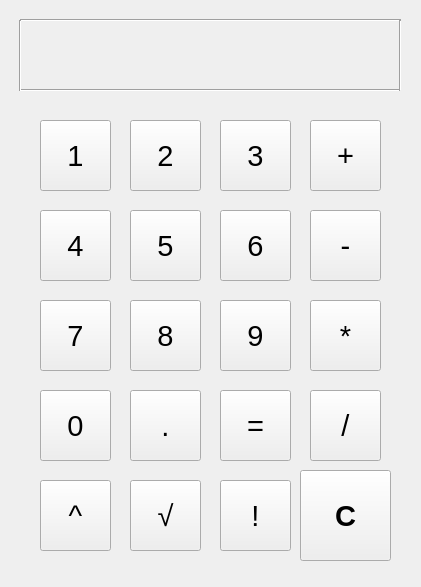
<?xml version="1.0" encoding="UTF-8"?>
<ui version="4.0">
 <class>Form</class>
 <widget class="QWidget" name="Form">
  <property name="geometry">
   <rect>
    <x>0</x>
    <y>0</y>
    <width>421</width>
    <height>587</height>
   </rect>
  </property>
  <property name="windowTitle">
   <string>Form</string>
  </property>
  <widget class="Line" name="line">
   <property name="geometry">
    <rect>
     <x>20</x>
     <y>10</y>
     <width>381</width>
     <height>21</height>
    </rect>
   </property>
   <property name="orientation">
    <enum>Qt::Horizontal</enum>
   </property>
  </widget>
  <widget class="Line" name="line_2">
   <property name="geometry">
    <rect>
     <x>20</x>
     <y>80</y>
     <width>381</width>
     <height>21</height>
    </rect>
   </property>
   <property name="orientation">
    <enum>Qt::Horizontal</enum>
   </property>
  </widget>
  <widget class="Line" name="line_3">
   <property name="geometry">
    <rect>
     <x>390</x>
     <y>20</y>
     <width>21</width>
     <height>71</height>
    </rect>
   </property>
   <property name="orientation">
    <enum>Qt::Vertical</enum>
   </property>
  </widget>
  <widget class="Line" name="line_4">
   <property name="geometry">
    <rect>
     <x>10</x>
     <y>20</y>
     <width>21</width>
     <height>71</height>
    </rect>
   </property>
   <property name="orientation">
    <enum>Qt::Vertical</enum>
   </property>
  </widget>
  <widget class="QPushButton" name="button_1">
   <property name="geometry">
    <rect>
     <x>40</x>
     <y>120</y>
     <width>71</width>
     <height>71</height>
    </rect>
   </property>
   <property name="font">
    <font>
     <pointsize>22</pointsize>
    </font>
   </property>
   <property name="text">
    <string>1</string>
   </property>
  </widget>
  <widget class="QPushButton" name="button_2">
   <property name="geometry">
    <rect>
     <x>130</x>
     <y>120</y>
     <width>71</width>
     <height>71</height>
    </rect>
   </property>
   <property name="font">
    <font>
     <pointsize>22</pointsize>
    </font>
   </property>
   <property name="text">
    <string>2</string>
   </property>
  </widget>
  <widget class="QPushButton" name="button_3">
   <property name="geometry">
    <rect>
     <x>220</x>
     <y>120</y>
     <width>71</width>
     <height>71</height>
    </rect>
   </property>
   <property name="font">
    <font>
     <pointsize>22</pointsize>
    </font>
   </property>
   <property name="text">
    <string>3</string>
   </property>
  </widget>
  <widget class="QPushButton" name="button_plus">
   <property name="geometry">
    <rect>
     <x>310</x>
     <y>120</y>
     <width>71</width>
     <height>71</height>
    </rect>
   </property>
   <property name="font">
    <font>
     <pointsize>22</pointsize>
    </font>
   </property>
   <property name="text">
    <string>+</string>
   </property>
  </widget>
  <widget class="QPushButton" name="button_4">
   <property name="geometry">
    <rect>
     <x>40</x>
     <y>210</y>
     <width>71</width>
     <height>71</height>
    </rect>
   </property>
   <property name="font">
    <font>
     <pointsize>22</pointsize>
    </font>
   </property>
   <property name="text">
    <string>4</string>
   </property>
  </widget>
  <widget class="QPushButton" name="button_5">
   <property name="geometry">
    <rect>
     <x>130</x>
     <y>210</y>
     <width>71</width>
     <height>71</height>
    </rect>
   </property>
   <property name="font">
    <font>
     <pointsize>22</pointsize>
    </font>
   </property>
   <property name="text">
    <string>5</string>
   </property>
  </widget>
  <widget class="QPushButton" name="button_6">
   <property name="geometry">
    <rect>
     <x>220</x>
     <y>210</y>
     <width>71</width>
     <height>71</height>
    </rect>
   </property>
   <property name="font">
    <font>
     <pointsize>22</pointsize>
    </font>
   </property>
   <property name="text">
    <string>6</string>
   </property>
  </widget>
  <widget class="QPushButton" name="button_minus">
   <property name="geometry">
    <rect>
     <x>310</x>
     <y>210</y>
     <width>71</width>
     <height>71</height>
    </rect>
   </property>
   <property name="font">
    <font>
     <pointsize>22</pointsize>
    </font>
   </property>
   <property name="text">
    <string>-</string>
   </property>
  </widget>
  <widget class="QPushButton" name="button_7">
   <property name="geometry">
    <rect>
     <x>40</x>
     <y>300</y>
     <width>71</width>
     <height>71</height>
    </rect>
   </property>
   <property name="font">
    <font>
     <pointsize>22</pointsize>
    </font>
   </property>
   <property name="text">
    <string>7</string>
   </property>
  </widget>
  <widget class="QPushButton" name="button_8">
   <property name="geometry">
    <rect>
     <x>130</x>
     <y>300</y>
     <width>71</width>
     <height>71</height>
    </rect>
   </property>
   <property name="font">
    <font>
     <pointsize>22</pointsize>
    </font>
   </property>
   <property name="text">
    <string>8</string>
   </property>
  </widget>
  <widget class="QPushButton" name="button_9">
   <property name="geometry">
    <rect>
     <x>220</x>
     <y>300</y>
     <width>71</width>
     <height>71</height>
    </rect>
   </property>
   <property name="font">
    <font>
     <pointsize>22</pointsize>
    </font>
   </property>
   <property name="text">
    <string>9</string>
   </property>
  </widget>
  <widget class="QPushButton" name="button_mult">
   <property name="geometry">
    <rect>
     <x>310</x>
     <y>300</y>
     <width>71</width>
     <height>71</height>
    </rect>
   </property>
   <property name="font">
    <font>
     <pointsize>22</pointsize>
    </font>
   </property>
   <property name="text">
    <string>*</string>
   </property>
  </widget>
  <widget class="QPushButton" name="button_0">
   <property name="geometry">
    <rect>
     <x>40</x>
     <y>390</y>
     <width>71</width>
     <height>71</height>
    </rect>
   </property>
   <property name="font">
    <font>
     <pointsize>22</pointsize>
    </font>
   </property>
   <property name="text">
    <string>0</string>
   </property>
  </widget>
  <widget class="QPushButton" name="button_dot">
   <property name="geometry">
    <rect>
     <x>130</x>
     <y>390</y>
     <width>71</width>
     <height>71</height>
    </rect>
   </property>
   <property name="font">
    <font>
     <pointsize>22</pointsize>
    </font>
   </property>
   <property name="text">
    <string>.</string>
   </property>
  </widget>
  <widget class="QPushButton" name="button_equals">
   <property name="geometry">
    <rect>
     <x>220</x>
     <y>390</y>
     <width>71</width>
     <height>71</height>
    </rect>
   </property>
   <property name="font">
    <font>
     <pointsize>22</pointsize>
    </font>
   </property>
   <property name="text">
    <string>=</string>
   </property>
  </widget>
  <widget class="QPushButton" name="button_divide">
   <property name="geometry">
    <rect>
     <x>310</x>
     <y>390</y>
     <width>71</width>
     <height>71</height>
    </rect>
   </property>
   <property name="font">
    <font>
     <pointsize>22</pointsize>
    </font>
   </property>
   <property name="text">
    <string>/</string>
   </property>
  </widget>
  <widget class="QPushButton" name="button_power">
   <property name="geometry">
    <rect>
     <x>40</x>
     <y>480</y>
     <width>71</width>
     <height>71</height>
    </rect>
   </property>
   <property name="font">
    <font>
     <pointsize>22</pointsize>
    </font>
   </property>
   <property name="text">
    <string>^</string>
   </property>
  </widget>
  <widget class="QPushButton" name="button_sqrt">
   <property name="geometry">
    <rect>
     <x>130</x>
     <y>480</y>
     <width>71</width>
     <height>71</height>
    </rect>
   </property>
   <property name="font">
    <font>
     <pointsize>22</pointsize>
    </font>
   </property>
   <property name="text">
    <string>√</string>
   </property>
  </widget>
  <widget class="QPushButton" name="button_factorial">
   <property name="geometry">
    <rect>
     <x>220</x>
     <y>480</y>
     <width>71</width>
     <height>71</height>
    </rect>
   </property>
   <property name="font">
    <font>
     <pointsize>22</pointsize>
    </font>
   </property>
   <property name="text">
    <string>!</string>
   </property>
  </widget>
  <widget class="QPushButton" name="button_clear">
   <property name="geometry">
    <rect>
     <x>300</x>
     <y>470</y>
     <width>91</width>
     <height>91</height>
    </rect>
   </property>
   <property name="font">
    <font>
     <pointsize>22</pointsize>
     <weight>75</weight>
     <italic>false</italic>
     <bold>true</bold>
     <stylestrategy>PreferAntialias</stylestrategy>
    </font>
   </property>
   <property name="text">
    <string>C</string>
   </property>
  </widget>
  <widget class="QLabel" name="calc_field">
   <property name="geometry">
    <rect>
     <x>50</x>
     <y>30</y>
     <width>311</width>
     <height>51</height>
    </rect>
   </property>
   <property name="text">
    <string/>
   </property>
  </widget>
 </widget>
 <resources/>
 <connections/>
</ui>
